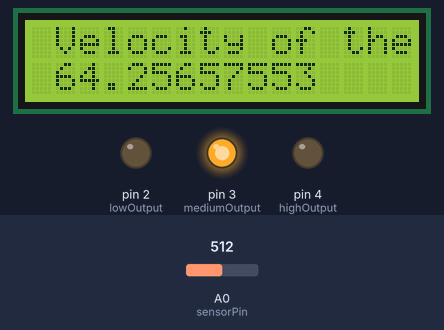
The sketch below on a simulated Arduino Uno, built with avr-gcc and run on an emulated ATmega328P. On the bench: 16×2 character LCD, output pins drawn as LEDs (lit = HIGH). The test bench sets the inputs (shaded band); at power-on: A0 (sensorPin) = 512. What the sketch prints to the serial monitor is not drawn.

Above: at 1.2 s.
1.3 s: A0 (sensorPin) set to 295
2.8 s: A0 (sensorPin) set to 265
At 3.9 s:
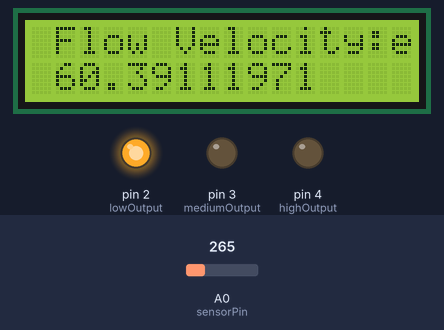
4.4 s: A0 (sensorPin) set to 574
At 5.3 s:
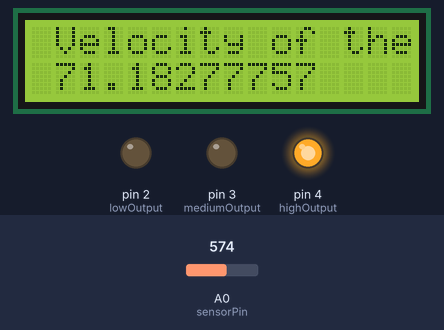
6.1 s: A0 (sensorPin) set to 628
7.6 s: A0 (sensorPin) set to 654
At 8.9 s:
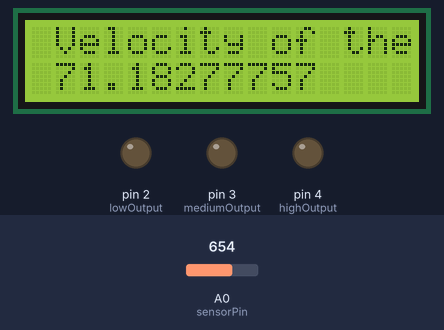
9.2 s: A0 (sensorPin) set to 630
At 10.1 s:
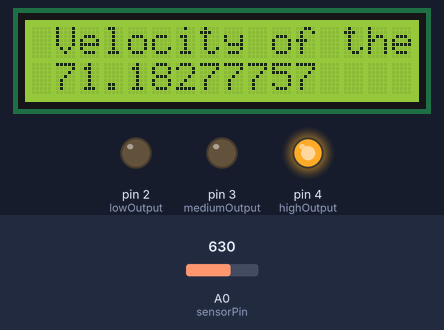
Timing chart, 0 to 11.7 s (numbered marks = the images above; inputs shaded):
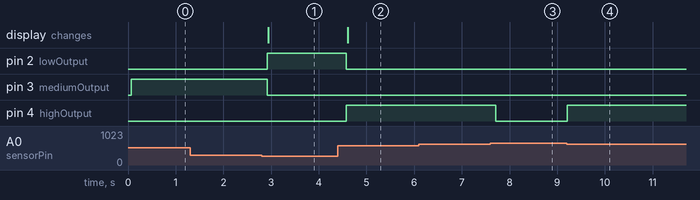

Measured:
- the behaviour switches between 280 and 279 on A0 (sensorPin) (found by bisection; images 0 and 1)
- the behaviour switches between 639 and 640 on A0 (sensorPin) (found by bisection; images 2 and 3)
- after the input at 1.3 s, every drawn part: stays the same
- after the input at 2.8 s, pin 2 (lowOutput): LOW → HIGH after 0.11 s; pin 3 (mediumOutput): HIGH → LOW after 0.11 s; the display: changes after 0.14 s (image 1)
- after the input at 4.4 s, pin 2 (lowOutput): HIGH → LOW after 0.18 s; pin 4 (highOutput): LOW → HIGH after 0.18 s; the display: changes after 0.21 s (image 2)
- after the input at 6.1 s, every drawn part: stays the same
- after the input at 7.6 s, pin 4 (highOutput): HIGH → LOW after 0.11 s
- after the input at 9.2 s, pin 4 (highOutput): LOW → HIGH at once

The sketch:

WaterLEVEL.ino
```cpp
//Arduino water level sensor code
// Sensor pins pin D6 LED output, pin A0 analog Input
//Arduino water level sensor code
#include <LiquidCrystal_I2C.h> // Library for LCD
LiquidCrystal_I2C lcd(0x27, 16, 2); // I2C address 0x27, 16 column and 2 rows

#include <math.h>

#define sensorPin A0
#define lowOutput  2       ////Inputing Variables
#define mediumOutput  3
#define highOutput  4

void setup() {
  Serial.begin(9600);
  pinMode(lowOutput , OUTPUT);
  pinMode(mediumOutput , OUTPUT);
  pinMode(highOutput , OUTPUT);              //// Function all the
  digitalWrite(lowOutput, LOW);               ///  Components
  digitalWrite(mediumOutput, LOW);
  digitalWrite(highOutput, LOW);

  lcd.init(); // initialize the lcd
  lcd.backlight();
}
void loop() {
  int sensorValue = analogRead(sensorPin);

  if (280 > sensorValue) {        ///Value of normal Water Level
    digitalWrite(lowOutput, HIGH);
    digitalWrite(highOutput, LOW);   ///Functions of the Water Level
    digitalWrite(mediumOutput, LOW);
    Serial.print("\nFlow Velocity of the River: 60.39111971");   ///Inputing the Eq'n of the Formula
    //LCD write
    lcd.setCursor(0, 0);         // move cursor to   (0, 0)
    lcd.print(" Flow Velocity:");        // print message at (0, 0)
    lcd.setCursor(0, 1);
    lcd.print(" 60.39111971");        // print message at (0, 0)
    delay(150);

  }  else if (564 > sensorValue) {    ///Value of Half of the river Water Level/Blue
    digitalWrite(mediumOutput, HIGH);
    digitalWrite(highOutput, LOW);
    digitalWrite(lowOutput, LOW);
    Serial.print("\nFlow Velocity of the River: 64.25657553");   ///Inputing the Eq'n of the Formula
    //LCD write
    lcd.backlight(); //open the backlight
    lcd.setCursor(0, 0);         // move cursor to   (0, 0)
    lcd.print(" Velocity of the River:");        // print message at (0, 0)
    lcd.setCursor(0, 1);
    lcd.print(" 64.25657553");        // print message at (0, 0)
    delay(150);

  } else if (640 > sensorValue) {  //Full Value of the Water Level/RED
    digitalWrite(highOutput, HIGH);
    digitalWrite(mediumOutput, LOW);
    digitalWrite(lowOutput, LOW);
    Serial.print("\nFlow Velocity of the River: 71.18277757");    ///Inputing the Eq'n of the Formula
    //LCD write
    lcd.backlight(); //open the backlight
    lcd.setCursor(0, 0);         // move cursor to   (0, 0)
    lcd.print(" Velocity of the River:");        // print message at (0, 0)
    lcd.setCursor(0, 1);
    lcd.print(" 71.18277757");        // print message at (0, 0)
    delay(150);
  } else {
    digitalWrite(highOutput, LOW);
    digitalWrite(mediumOutput, LOW);  /// Ouput of the Sensor
    digitalWrite(lowOutput, LOW);
  }
  delay(100);

}
```
